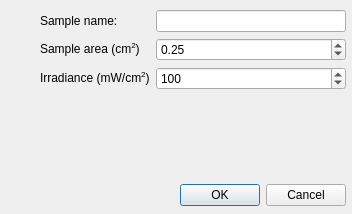
<?xml version="1.0" encoding="UTF-8"?>
<ui version="4.0">
 <class>SampleParamDlg</class>
 <widget class="QDialog" name="SampleParamDlg">
  <property name="geometry">
   <rect>
    <x>0</x>
    <y>0</y>
    <width>352</width>
    <height>214</height>
   </rect>
  </property>
  <property name="windowTitle">
   <string>Sample parameters</string>
  </property>
  <widget class="QWidget" name="layoutWidget">
   <property name="geometry">
    <rect>
     <x>40</x>
     <y>10</y>
     <width>306</width>
     <height>196</height>
    </rect>
   </property>
   <layout class="QGridLayout" name="gridLayout_2">
    <item row="0" column="0">
     <layout class="QVBoxLayout" name="verticalLayout">
      <item>
       <layout class="QGridLayout" name="gridLayout">
        <item row="0" column="0">
         <widget class="QLabel" name="label">
          <property name="text">
           <string>Sample name:</string>
          </property>
          <property name="buddy">
           <cstring>samplenameEdit</cstring>
          </property>
         </widget>
        </item>
        <item row="0" column="1">
         <widget class="QLineEdit" name="samplenameEdit"/>
        </item>
        <item row="1" column="0">
         <widget class="QLabel" name="label_2">
          <property name="text">
           <string>Sample area (cm&lt;sup&gt;2&lt;/sup&gt;)</string>
          </property>
          <property name="textFormat">
           <enum>Qt::AutoText</enum>
          </property>
          <property name="buddy">
           <cstring>areaDoubleSpinBox</cstring>
          </property>
         </widget>
        </item>
        <item row="1" column="1">
         <widget class="QDoubleSpinBox" name="areaDoubleSpinBox">
          <property name="minimum">
           <double>0.010000000000000</double>
          </property>
          <property name="maximum">
           <double>100.000000000000000</double>
          </property>
          <property name="singleStep">
           <double>0.010000000000000</double>
          </property>
          <property name="value">
           <double>0.250000000000000</double>
          </property>
         </widget>
        </item>
        <item row="2" column="0">
         <widget class="QLabel" name="label_4">
          <property name="text">
           <string>Irradiance (mW/cm&lt;sup&gt;2&lt;/sup&gt;)</string>
          </property>
          <property name="buddy">
           <cstring>irradianceSpinBox</cstring>
          </property>
         </widget>
        </item>
        <item row="2" column="1">
         <widget class="QSpinBox" name="irradianceSpinBox">
          <property name="maximum">
           <number>200</number>
          </property>
          <property name="value">
           <number>100</number>
          </property>
         </widget>
        </item>
       </layout>
      </item>
      <item>
       <spacer name="verticalSpacer">
        <property name="orientation">
         <enum>Qt::Vertical</enum>
        </property>
        <property name="sizeHint" stdset="0">
         <size>
          <width>20</width>
          <height>40</height>
         </size>
        </property>
       </spacer>
      </item>
     </layout>
    </item>
    <item row="2" column="0">
     <layout class="QHBoxLayout" name="horizontalLayout">
      <item>
       <spacer name="horizontalSpacer">
        <property name="orientation">
         <enum>Qt::Horizontal</enum>
        </property>
        <property name="sizeHint" stdset="0">
         <size>
          <width>40</width>
          <height>20</height>
         </size>
        </property>
       </spacer>
      </item>
      <item>
       <widget class="QDialogButtonBox" name="buttonBox">
        <property name="standardButtons">
         <set>QDialogButtonBox::Cancel|QDialogButtonBox::Ok</set>
        </property>
       </widget>
      </item>
     </layout>
    </item>
   </layout>
  </widget>
 </widget>
 <resources/>
 <connections/>
</ui>
